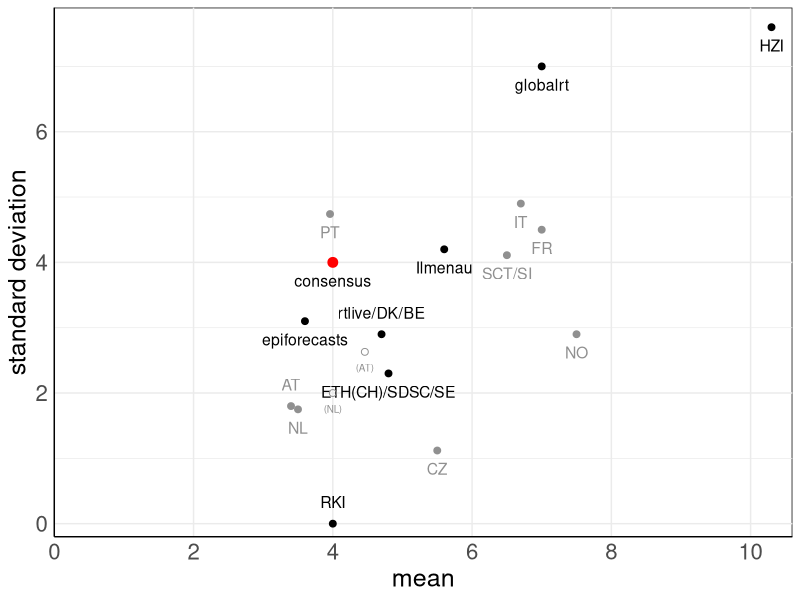
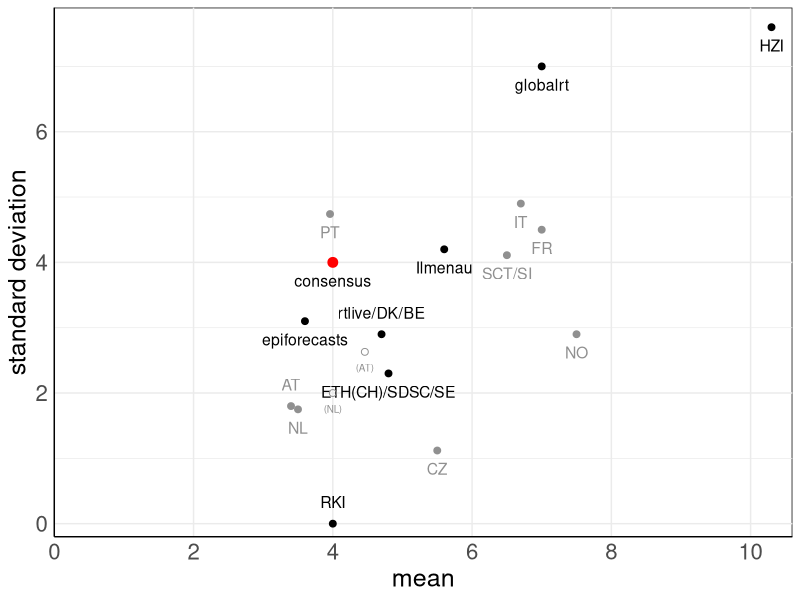

Recreate these plots in R, in order.
library(ggplot2)
library(dplyr)

setwd("../..")
getwd()

# parameter combinations used in papers
methods <- c("ETH(CH)", "RKI",      "Ilmenau", "SDSC",  "AT",    "epiforecasts", "rtlive",  "globalrt",    "HZI", "FR",    "IT",    "NO", "DK", "SE", "PT",  "BE", "NL",    "CZ",      "SCT",   "SI",    "consensus")
gt_dist <- c("gamma",   "constant", "ad hoc",  "gamma", "gamma", "gamma",        "lognorm", "exponential", "?",   "gamma", "gamma", "?",  "?",  "?",  "?",   "?",  "gamma", "uniform", "gamma", "gamma", "gamma")
mean_gt <- c(4.8,        4,          5.6,       4.8,     3.4,     3.6,            4.7,       7,             10.3,  7,       6.7,     7.5,  4.7,  4.8,  3.96,  4.7,  3.5,     5.5,       6.5,     6.5,     4)
sd_gt <-   c(2.3,        0,          4.2,       2.3,     1.8,     3.1,            2.9,       7,             7.6,   4.5,     4.9,     2.9,  2.9,  2.3,  4.74,  2.9,  1.75,    1.12,      4.11,    4.11,    4)

gtds <- data.frame(gtd=gt_dist, gt_mean=mean_gt, gt_sd=sd_gt)
rownames(gtds) <- methods

gtd_scatter <- gtds %>%
  tibble::rownames_to_column(var = "group") %>%
  dplyr::select(group, gt_mean, gt_sd) %>%
  group_by(gt_mean, gt_sd) %>% 
  mutate(groups = paste0(group, collapse = "/")) %>%
  dplyr::select(!group) %>%
  distinct() %>%
  mutate(grey = (nchar(groups)==2 | groups=="SCT/SI")) %>%
  tibble::column_to_rownames(var = "groups")

AT_first <- data.frame(gt_mean=4.46, gt_sd=2.63)
NL_first <- data.frame(gt_mean=4, gt_sd=2)

# plot assumed mean and sd of generation times
gtd_scatterplot <- ggplot(data = gtd_scatter, aes(x = gt_mean, y = gt_sd, color = grey)) +
  labs(x = "mean", y = "standard deviation") +
  theme_minimal() +
  theme(
    panel.grid.minor.x = element_line(colour = "transparent"),
    panel.background = element_rect(fill = "transparent"),
    axis.text=element_text(size=16),
    axis.title=element_text(size=18),
    axis.line = element_line(),
    axis.line.y.right = element_line(),
    axis.line.x.top = element_line(),
    legend.position = "none"
  ) +
  geom_point(size = 2) +
  geom_text(label = rownames(gtd_scatter),
            position = position_nudge(y = ifelse(rownames(gtd_scatter) %in% c("AT", "RKI", "rtlive/DK/BE"), +0.33, -0.28)),
            size = 4) + 
  scale_x_continuous(breaks = seq(0,10,2)) +
  scale_color_manual(values=c("#000000", "#909090")) +
  
  geom_point(data = data.frame(gt_mean=4, gt_sd=4), colour = "red", size = 3) + 
  
  geom_point(data = AT_first, colour = "#909090", shape=21, size = 2) +
  geom_text(mapping = aes(x=AT_first$gt_mean, y=AT_first$gt_sd),
            label="(AT)", color="#909090",
            nudge_y = -0.24, check_overlap = TRUE, size = 2.5) +
  geom_segment(aes(x=AT_first$gt_mean, y=AT_first$gt_sd,
                   xend=gtds["AT","gt_mean"], yend=gtds["AT","gt_sd"]),
               arrow=arrow(length=unit(2.5, "mm")), color="#909090", size=0.01, linetype=5) +
  
  geom_point(data = NL_first, colour = "#909090", shape=21, size = 2) +
  geom_text(mapping = aes(x=NL_first$gt_mean, y=NL_first$gt_sd),
            label="(NL)", color="#909090",
            nudge_y = -0.24, check_overlap = TRUE, size = 2.5) +
  geom_segment(aes(x=NL_first$gt_mean, y=NL_first$gt_sd,
                   xend=gtds["NL","gt_mean"], yend=gtds["NL","gt_sd"]),
               arrow=arrow(length=unit(2.5, "mm")), color="#909090", size=0.01, linetype=5) +
  
  coord_cartesian(xlim=c(0,10.6), ylim=c(-0.2,7.9), expand=F)

print(gtd_scatterplot)

ggsave(gtd_scatterplot, filename = "Figures/gtd_scatterplot.png",  bg = "transparent",
       width = 10, height = 5)
